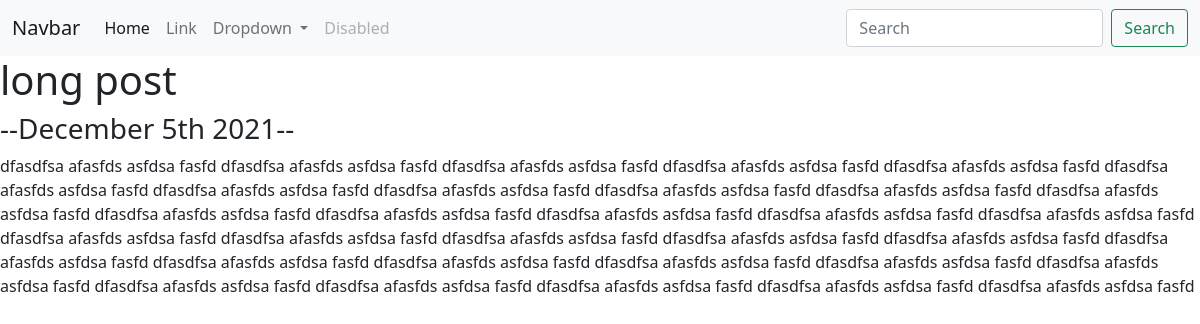
/blog/8, run on the app's committed database.
### blog/models.py (models this page shows, shortened)
class Blog(models.Model):
    title = models.CharField(max_length=200)
    description = models.TextField()
    date = models.DateField()

### blog/views.py (the view)
# urls.py: path('<int:blog_id>', views.detail, name='detail'),
def detail(request, blog_id):
    blog = get_object_or_404(Blog, pk=blog_id)
    return render(request, 'blog/detail.html', {'blog': blog})

### blog/templates/blog/detail.html
{% extends 'portfolio/base.html' %}
{% block content %}
<h1>{{ blog.title }}</h1>
<h3>--{{ blog.date|date:'F jS Y' }}--</h1>
{{ blog.description|safe }}
{% endblock %}

### data on the page
Blog: title "long post", date "December 5th 2021", description "dfasdfsa afasfds asfdsa fasfd dfasdfsa afasfds asfdsa fasfd dfasdfsa afasfds asfdsa fasfd dfasdfsa afasfds asfdsa fasfd dfasdfsa afasfds asfdsa fasfd dfasdfsa afasfds asfdsa fasfd dfasdfsa afasfds asfdsa fasfd dfasdfsa afasfds asfdsa fasfd dfasdfsa afasfds asfdsa fasfd dfasdfsa afasfds asfdsa fasfd dfasdfsa afasfds asfdsa fasfd dfasdfsa afasfds asfdsa fasfd dfasdfsa afasfds asfdsa fasfd dfasdfsa afasfds asfdsa fasfd dfasdfsa afasfds asfdsa fasfd dfasdfsa afasfds asfdsa fasfd dfasdfsa afasfds asfdsa fasfd dfasdfsa afasfds asfdsa fasfd dfasdfsa afasfds asfdsa fasfd dfasdfsa afasfds asfdsa fasfd dfasdfsa afasfds asfdsa fasfd dfasdfsa afasfds asfdsa fasfd dfasdfsa afasfds asfdsa fasfd dfasdfsa…"
